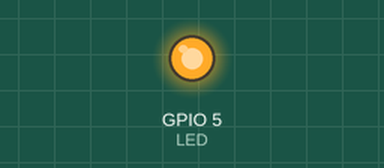
A program run on a simulated ESP32. Parts: output pins drawn as LEDs (lit = HIGH).

Above: at 2.5 s.
At 7.5 s:
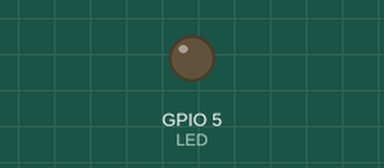
Timing chart, 0 to 13.0 s (numbered marks = the images above):
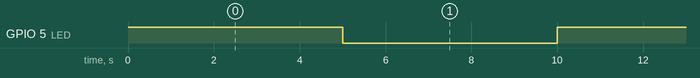

The program:

main.cpp
```cpp
#include <Arduino.h>

int LED = 5;


void setup() {
  // put your setup code here, to run once:
  pinMode(5, OUTPUT);
  Serial.begin(9600);
}

void loop() {
  // put your main code here, to run repeatedly:
  digitalWrite(LED, HIGH);
  delay(5000);
  digitalWrite(LED, LOW);
  delay(5000);
}
```

Measured:
- by itself, GPIO 5 (LED): alternates HIGH for 5.0 s and LOW for 5.0 s
